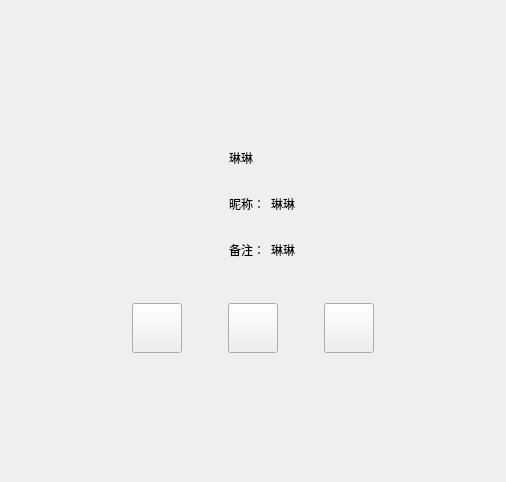
<?xml version="1.0" encoding="UTF-8"?>
<ui version="4.0">
 <class>FriendInfoPage</class>
 <widget class="QWidget" name="FriendInfoPage">
  <property name="geometry">
   <rect>
    <x>0</x>
    <y>0</y>
    <width>506</width>
    <height>462</height>
   </rect>
  </property>
  <property name="windowTitle">
   <string>Form</string>
  </property>
  <layout class="QVBoxLayout" name="verticalLayout">
   <property name="leftMargin">
    <number>120</number>
   </property>
   <property name="topMargin">
    <number>120</number>
   </property>
   <property name="rightMargin">
    <number>120</number>
   </property>
   <property name="bottomMargin">
    <number>120</number>
   </property>
   <item>
    <widget class="QWidget" name="widget" native="true">
     <layout class="QHBoxLayout" name="horizontalLayout">
      <item>
       <widget class="QLabel" name="icon_lb">
        <property name="minimumSize">
         <size>
          <width>85</width>
          <height>85</height>
         </size>
        </property>
        <property name="maximumSize">
         <size>
          <width>85</width>
          <height>85</height>
         </size>
        </property>
        <property name="text">
         <string/>
        </property>
       </widget>
      </item>
      <item>
       <widget class="QWidget" name="widget_3" native="true">
        <layout class="QVBoxLayout" name="verticalLayout_2">
         <item>
          <widget class="QWidget" name="widget_4" native="true">
           <property name="minimumSize">
            <size>
             <width>0</width>
             <height>40</height>
            </size>
           </property>
           <property name="maximumSize">
            <size>
             <width>16777215</width>
             <height>40</height>
            </size>
           </property>
           <layout class="QHBoxLayout" name="horizontalLayout_2">
            <property name="leftMargin">
             <number>0</number>
            </property>
            <property name="topMargin">
             <number>0</number>
            </property>
            <property name="rightMargin">
             <number>0</number>
            </property>
            <property name="bottomMargin">
             <number>0</number>
            </property>
            <item>
             <widget class="QLabel" name="name_lb">
              <property name="minimumSize">
               <size>
                <width>40</width>
                <height>0</height>
               </size>
              </property>
              <property name="maximumSize">
               <size>
                <width>16777215</width>
                <height>16777215</height>
               </size>
              </property>
              <property name="text">
               <string>琳琳</string>
              </property>
             </widget>
            </item>
            <item>
             <widget class="QLabel" name="sex_lb">
              <property name="minimumSize">
               <size>
                <width>40</width>
                <height>40</height>
               </size>
              </property>
              <property name="maximumSize">
               <size>
                <width>40</width>
                <height>40</height>
               </size>
              </property>
              <property name="text">
               <string/>
              </property>
             </widget>
            </item>
            <item>
             <spacer name="horizontalSpacer">
              <property name="orientation">
               <enum>Qt::Horizontal</enum>
              </property>
              <property name="sizeHint" stdset="0">
               <size>
                <width>40</width>
                <height>20</height>
               </size>
              </property>
             </spacer>
            </item>
           </layout>
          </widget>
         </item>
         <item>
          <widget class="QWidget" name="widget_2" native="true">
           <property name="minimumSize">
            <size>
             <width>0</width>
             <height>40</height>
            </size>
           </property>
           <property name="maximumSize">
            <size>
             <width>16777215</width>
             <height>40</height>
            </size>
           </property>
           <layout class="QHBoxLayout" name="horizontalLayout_3">
            <property name="leftMargin">
             <number>0</number>
            </property>
            <property name="topMargin">
             <number>0</number>
            </property>
            <property name="rightMargin">
             <number>0</number>
            </property>
            <property name="bottomMargin">
             <number>0</number>
            </property>
            <item>
             <widget class="QLabel" name="nick_tip">
              <property name="minimumSize">
               <size>
                <width>0</width>
                <height>30</height>
               </size>
              </property>
              <property name="maximumSize">
               <size>
                <width>50</width>
                <height>30</height>
               </size>
              </property>
              <property name="text">
               <string>昵称：</string>
              </property>
             </widget>
            </item>
            <item>
             <widget class="QLabel" name="nick_lb">
              <property name="text">
               <string>琳琳</string>
              </property>
             </widget>
            </item>
            <item>
             <spacer name="horizontalSpacer_2">
              <property name="orientation">
               <enum>Qt::Horizontal</enum>
              </property>
              <property name="sizeHint" stdset="0">
               <size>
                <width>40</width>
                <height>20</height>
               </size>
              </property>
             </spacer>
            </item>
           </layout>
          </widget>
         </item>
         <item>
          <widget class="QWidget" name="widget_5" native="true">
           <property name="minimumSize">
            <size>
             <width>0</width>
             <height>40</height>
            </size>
           </property>
           <property name="maximumSize">
            <size>
             <width>16777215</width>
             <height>40</height>
            </size>
           </property>
           <layout class="QHBoxLayout" name="horizontalLayout_4">
            <property name="leftMargin">
             <number>0</number>
            </property>
            <property name="topMargin">
             <number>0</number>
            </property>
            <property name="rightMargin">
             <number>0</number>
            </property>
            <property name="bottomMargin">
             <number>0</number>
            </property>
            <item>
             <widget class="QLabel" name="bak_tip">
              <property name="minimumSize">
               <size>
                <width>0</width>
                <height>30</height>
               </size>
              </property>
              <property name="maximumSize">
               <size>
                <width>50</width>
                <height>30</height>
               </size>
              </property>
              <property name="text">
               <string>备注：</string>
              </property>
             </widget>
            </item>
            <item>
             <widget class="QLabel" name="bak_lb">
              <property name="text">
               <string>琳琳</string>
              </property>
             </widget>
            </item>
            <item>
             <spacer name="horizontalSpacer_7">
              <property name="orientation">
               <enum>Qt::Horizontal</enum>
              </property>
              <property name="sizeHint" stdset="0">
               <size>
                <width>40</width>
                <height>20</height>
               </size>
              </property>
             </spacer>
            </item>
           </layout>
          </widget>
         </item>
        </layout>
       </widget>
      </item>
     </layout>
    </widget>
   </item>
   <item>
    <widget class="QWidget" name="widget_6" native="true">
     <layout class="QHBoxLayout" name="horizontalLayout_5">
      <item>
       <spacer name="horizontalSpacer_3">
        <property name="orientation">
         <enum>Qt::Horizontal</enum>
        </property>
        <property name="sizeHint" stdset="0">
         <size>
          <width>40</width>
          <height>20</height>
         </size>
        </property>
       </spacer>
      </item>
      <item>
       <widget class="ClickedBtn" name="msg_chat">
        <property name="minimumSize">
         <size>
          <width>50</width>
          <height>50</height>
         </size>
        </property>
        <property name="maximumSize">
         <size>
          <width>50</width>
          <height>50</height>
         </size>
        </property>
        <property name="text">
         <string/>
        </property>
       </widget>
      </item>
      <item>
       <spacer name="horizontalSpacer_5">
        <property name="orientation">
         <enum>Qt::Horizontal</enum>
        </property>
        <property name="sizeType">
         <enum>QSizePolicy::Fixed</enum>
        </property>
        <property name="sizeHint" stdset="0">
         <size>
          <width>40</width>
          <height>20</height>
         </size>
        </property>
       </spacer>
      </item>
      <item>
       <widget class="ClickedBtn" name="voice_chat">
        <property name="minimumSize">
         <size>
          <width>50</width>
          <height>50</height>
         </size>
        </property>
        <property name="maximumSize">
         <size>
          <width>50</width>
          <height>50</height>
         </size>
        </property>
        <property name="text">
         <string/>
        </property>
       </widget>
      </item>
      <item>
       <spacer name="horizontalSpacer_6">
        <property name="orientation">
         <enum>Qt::Horizontal</enum>
        </property>
        <property name="sizeType">
         <enum>QSizePolicy::Fixed</enum>
        </property>
        <property name="sizeHint" stdset="0">
         <size>
          <width>40</width>
          <height>20</height>
         </size>
        </property>
       </spacer>
      </item>
      <item>
       <widget class="ClickedBtn" name="video_chat">
        <property name="minimumSize">
         <size>
          <width>50</width>
          <height>50</height>
         </size>
        </property>
        <property name="maximumSize">
         <size>
          <width>50</width>
          <height>50</height>
         </size>
        </property>
        <property name="text">
         <string/>
        </property>
       </widget>
      </item>
      <item>
       <spacer name="horizontalSpacer_4">
        <property name="orientation">
         <enum>Qt::Horizontal</enum>
        </property>
        <property name="sizeHint" stdset="0">
         <size>
          <width>40</width>
          <height>20</height>
         </size>
        </property>
       </spacer>
      </item>
     </layout>
    </widget>
   </item>
   <item>
    <spacer name="verticalSpacer_2">
     <property name="orientation">
      <enum>Qt::Vertical</enum>
     </property>
     <property name="sizeHint" stdset="0">
      <size>
       <width>20</width>
       <height>40</height>
      </size>
     </property>
    </spacer>
   </item>
  </layout>
 </widget>
 <customwidgets>
  <customwidget>
   <class>ClickedBtn</class>
   <extends>QPushButton</extends>
   <header location="global">clickedbtn.h</header>
  </customwidget>
 </customwidgets>
 <resources/>
 <connections/>
</ui>
